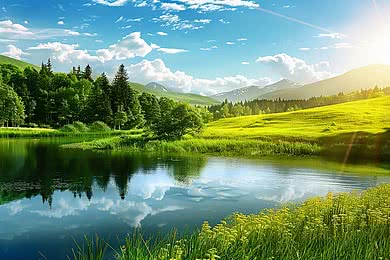
#> input picture sample1.jpg, 390 x 260 px
$ python exp9.py
#> lines starting #> are read from the running program, lines starting #| are printed output that depends on the picture
import cv2
image = cv2.imread("sample1.jpg")
#> image is the input picture: shape (260, 390, 3); mean B, G, R 114.9, 147, 115.7
bigger_image = cv2.resize(image, None, fx=2, fy=2, interpolation=cv2.INTER_LINEAR)
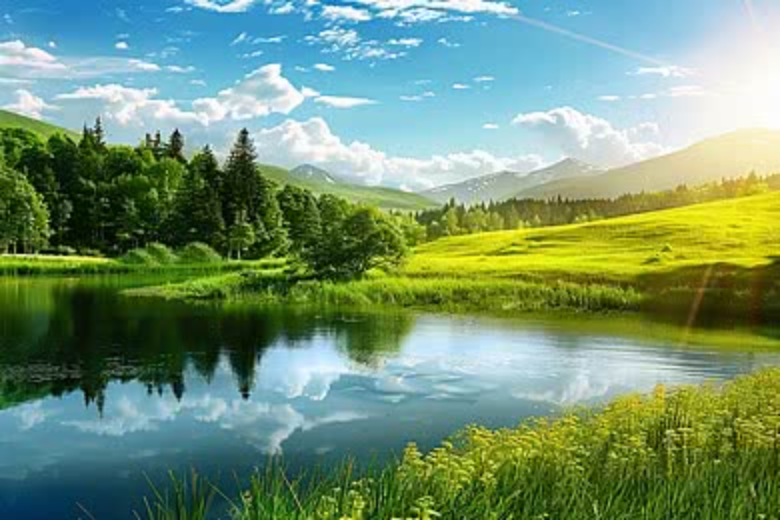
#> bigger_image: shape (520, 780, 3); mean B, G, R 114.9, 147, 115.7
smaller_image = cv2.resize(image, None, fx=0.5, fy=0.5, interpolation=cv2.INTER_AREA)
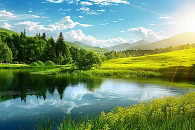
#> smaller_image: shape (130, 195, 3); mean B, G, R 115, 147.1, 115.9
cv2.imshow("Original Image", image)
cv2.imshow("Bigger Image", bigger_image)
cv2.imshow("Smaller Image", smaller_image)
cv2.waitKey(0)
cv2.destroyAllWindows()
